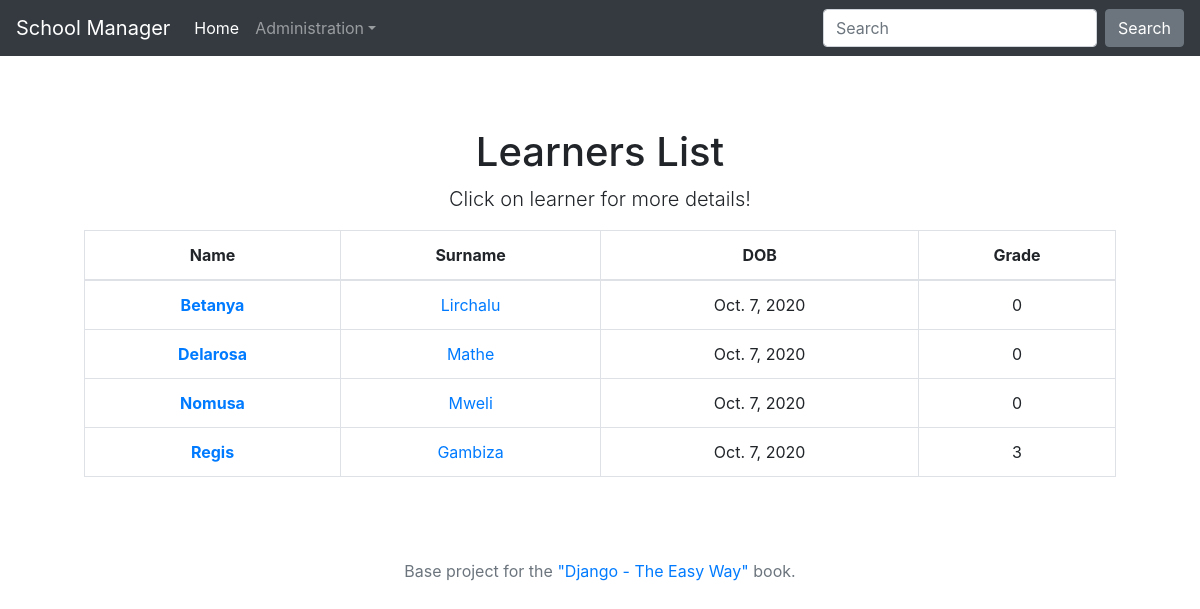
The page / on the database its author committed.
### myapp/models.py (models this page shows, shortened)
class Learner(models.Model):
    first_name = models.CharField(max_length=30, default='')
    last_name = models.CharField(max_length=30)
    date_of_birth = models.DateField()
    grade = models.IntegerField(default=0)
    slug = models.SlugField(blank=True, default='')

### myapp/views.py (the view)
# urls.py: path('', myapp_views.index, name='index'),
def index(request):
    learners = Learner.objects.order_by('first_name')
    return render(request, 'myapp/index.html', {'learners': learners})

### myapp/templates/myapp/index.html
{% extends 'base/base.html' %}
{% block content %}
        <h1>Learners List</h1>
        <p class="lead">Click on learner for more details!</p>
         <div class="container">
            <table class="table table-bordered table-hover">
              <thead>
                <tr>
                  <th scope="col">Name</th>
                  <th scope="col">Surname</th>
                  <th scope="col">DOB</th>
                  <th scope="col">Grade</th>
                </tr>
              </thead>
              <tbody>
              {% for learner in learners %}
                <tr>
                  <th scope="row"><a href="{% url 'detail' learner.slug %}">{{ learner.first_name }}</a></th>
                  <td><a href="{% url 'detail' learner.slug %}">{{ learner.last_name}}</a></td>
                  <td>{{ learner.date_of_birth }}</td>
                  <td>{{ learner.grade }}</td>
                </tr>
              {% endfor %}
              </tbody>
            </table>
        </div>
{% endblock %}

### base/static/base/css/site.css (style rules this page uses)
body { padding-top: 5rem; }

### rows shown on the page
Learner: first_name "Betanya", last_name "Lirchalu", date_of_birth "Oct. 7, 2020", grade "0"
Learner: first_name "Delarosa", last_name "Mathe", date_of_birth "Oct. 7, 2020", grade "0"
Learner: first_name "Nomusa", last_name "Mweli", date_of_birth "Oct. 7, 2020", grade "0"
Learner: first_name "Regis", last_name "Gambiza", date_of_birth "Oct. 7, 2020", grade "3"
